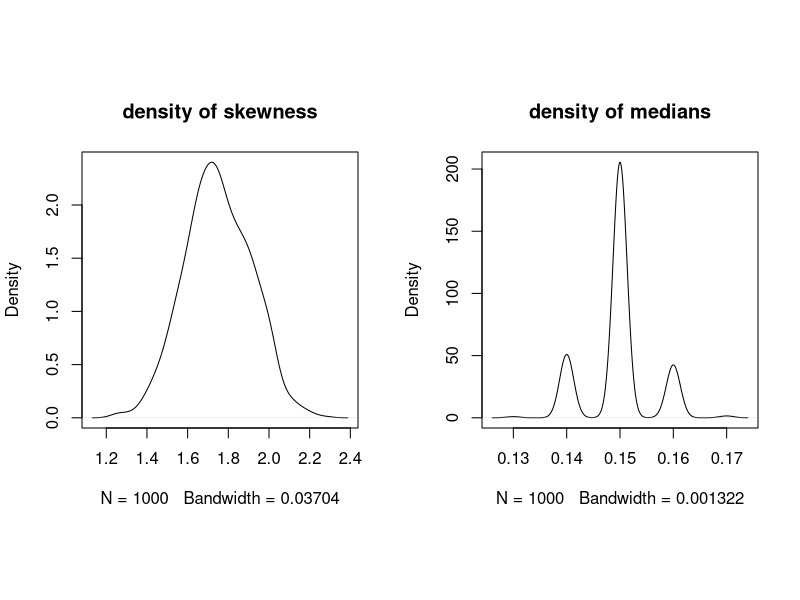
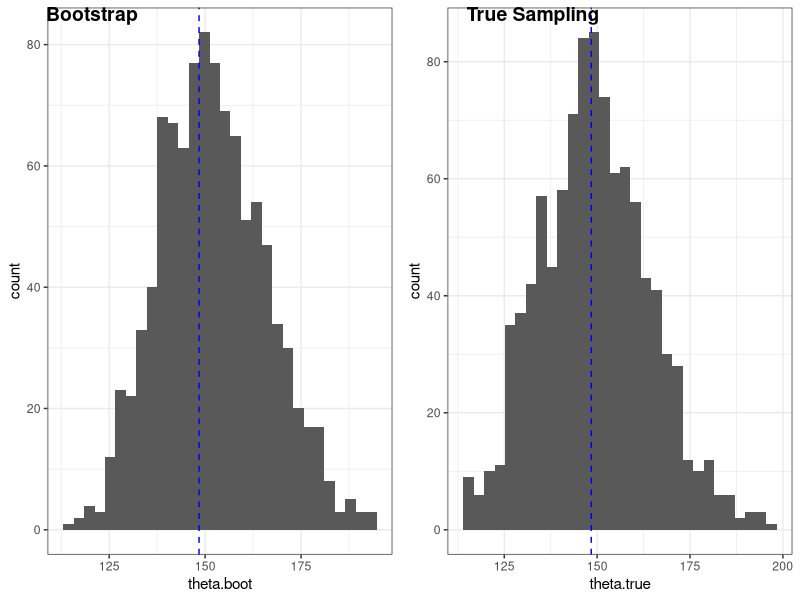
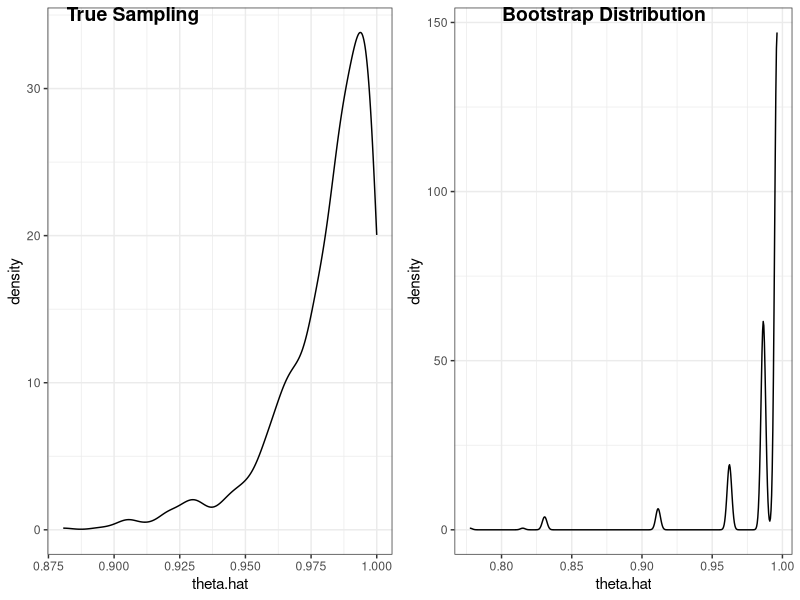
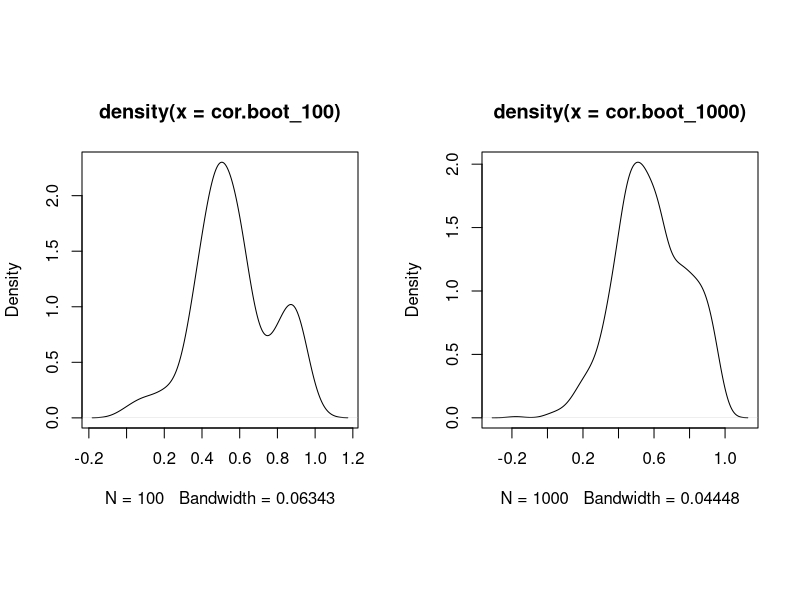
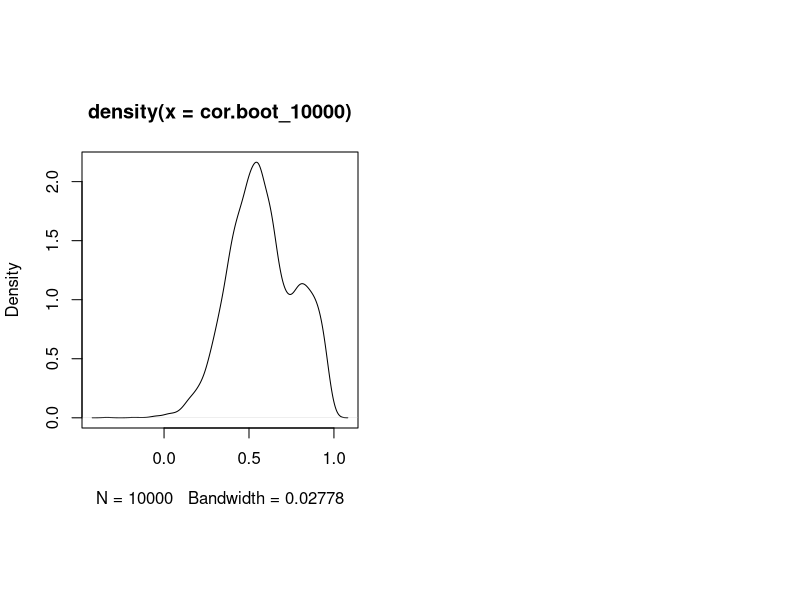

Source code (R) for these figures, in order:
## ---- chunk 1
knitr::opts_chunk$set(echo = TRUE)
library(tidyverse)
## ---- chunk 2
# Import dataset
nerve = read.table("nerve.dat", fill = T)
nerve = unlist(nerve) %>% na.omit() %>% as.numeric()
# Examine the sample size
sample_size = length(nerve); sample_size
## ---- chunk 3
# Define the function of skewness
skew.function = function(x) {
  mean((x - mean(x))^3)/mean((x - mean(x))^2)^(3/2)
}

# Calculate the skewness point estimate for nerve
nerve.skew = skew.function(nerve); nerve.skew

# Check the median of nerve
nerve.median = median(nerve); nerve.median

# Bootstrap
set.seed(1029)
n.boot = 1000
skewness = numeric(n.boot)
medians = numeric(n.boot)
for (i in 1:n.boot) {
  sample.data = sample(nerve, size = sample_size, replace = T)
  skewness[i] = skew.function(sample.data)
  medians[i] = median(sample.data)
}
par(mfrow = c(1, 2), pty = "s")
plot(density(skewness), main = "density of skewness")
plot(density(medians), main = "density of medians")
## ---- chunk 4
# Calculate CI for skewness
skewness.ci.normal = c(
  low = nerve.skew + qnorm(0.025)*sd(skewness),
  high = nerve.skew + qnorm(0.975)*sd(skewness),
  length = qnorm(0.975)*sd(skewness) - qnorm(0.025)*sd(skewness)
)

skewness.ci.pivot = c(
  low = 2*nerve.skew - quantile(skewness, 0.975),
  high = 2*nerve.skew - quantile(skewness, 0.025),
  length = -quantile(skewness, 0.025) + quantile(skewness, 0.975)
)

skewness.ci.percentile = c(
  low = quantile(skewness, 0.025),
  high = quantile(skewness, 0.975),
  length = quantile(skewness, 0.975) - quantile(skewness, 0.025)
)
rbind(skewness.ci.normal, skewness.ci.pivot, skewness.ci.percentile) %>% as.data.frame() %>% knitr::kable()

# Calculate CI for medians
median.ci.normal = c(
  low = nerve.median + qnorm(0.025)*sd(medians),
  high = nerve.median + qnorm(0.975)*sd(medians),
  length = qnorm(0.975)*sd(medians) - qnorm(0.025)*sd(medians)
)
median.ci.pivot = c(
  low = 2*nerve.median - quantile(medians, 0.975),
  high = 2*nerve.median - quantile(medians, 0.025),
  length = -quantile(medians, 0.025) + quantile(medians, 0.975)
)

median.ci.percentile = c(
  low = quantile(medians, 0.025),
  high = quantile(medians, 0.975),
  length = quantile(medians, 0.975) - quantile(medians, 0.025)
)
rbind(median.ci.normal, median.ci.pivot, median.ci.percentile) %>% as.data.frame() %>% knitr::kable()

## ---- chunk 5
# Import data
treatments = data.frame(placebo = c( 9243,  9671, 11792, 13357,  9055,  6290, 12412, 18806),
                            old = c(17649, 12013, 19979, 21816, 13850,  9806, 17208, 29044),
                            new = c(16449, 14614, 17274, 23798, 12560, 10157, 16570, 26325))

treatments$`old-placebo` = treatments$old - treatments$placebo
treatments$`new-old` = treatments$new - treatments$old
treatments %>% knitr::kable()

sample.size = nrow(treatments)

# Define function of bioequivalence
theta = function(y, z) {
  mean(y)/mean(z)
}
theta_abs = function(y, z) {
  abs(mean(y)/mean(z))
}
z = treatments$`old-placebo`
y = treatments$`new-old`

theta.estimate = theta_abs(y, z); theta.estimate
## ---- chunk 6
# Bootstrap
set.seed(1029)
n.boot = 1000
theta_boot = numeric(n.boot)
theta_abs_boot = numeric(n.boot)
for (i in 1:n.boot) {
  row_n = sample(1:sample.size, size = sample.size, replace = T)
  theta_boot[i] = theta(treatments$`new-old`[row_n], treatments$`old-placebo`[row_n])
  theta_abs_boot[i] = theta_abs(treatments$`new-old`[row_n], treatments$`old-placebo`[row_n])
}

# Bootstrap results for absolute value of theta
summary(unlist(theta_abs_boot))
sd(unlist(theta_abs_boot))

# Bootstrap results for theta
summary(unlist(theta_boot))
sd(unlist(theta_boot))

# Construct 95% CI
theta_abs_boot = unlist(theta_abs_boot)
theta_boot = unlist(theta_boot)
# (1) Normal method
CI.theta.normal = c(
  lower = theta.estimate + qnorm(0.025)*sd(theta_boot), 
  upper = theta.estimate + qnorm(0.975)*sd(theta_boot),
  length_of_CI = qnorm(0.975)*sd(theta_boot)-qnorm(0.025)*sd(theta_boot)
)

# (2) Pivotal method
CI.theta.pivot = c(
  lower = 2*theta.estimate - quantile(theta_boot, 0.975), 
  upper = 2*theta.estimate - quantile(theta_boot, 0.025),
  length_of_CI = - quantile(theta_boot, 0.025) + quantile(theta_boot, 0.975)
)

# (3) Percentile method
CI.theta.pencentile = c(
  lower = quantile(theta_abs_boot, 0.025), 
  upper = quantile(theta_abs_boot, 0.975),
  length_of_CI = quantile(theta_abs_boot, 0.975)- quantile(theta_abs_boot, 0.025)
)

# Check the results
rbind(CI.theta.normal, CI.theta.pivot, CI.theta.pencentile)
## ---- chunk 7
# Create data from Normal distribution with mean 5 and sd 1
set.seed(20201111)
x = rnorm(100, mean = 5, sd = 1)
n = length(x)

# Define the function for theta
theta = function(x) {exp(mean(x))}

# Point estimation
theta.hat = theta(x); theta.hat

# Bootstrap
n.sim = 1000
theta.boot = xbar.boot = numeric(n.sim)
for (i in 1:n.sim) {
  x.sample = sample(x, size = n, replace = T)
  theta.boot[i] = theta(x.sample)
  xbar.boot[i] = mean(x.sample)
}

# (1) normal method
CI.normal.theta = c(
  lower = theta.hat + qnorm(0.025)*sd(theta.boot), 
  upper = theta.hat + qnorm(0.975)*sd(theta.boot),
  length_of_CI = qnorm(0.975)*sd(theta.boot)-qnorm(0.025)*sd(theta.boot)
)

# (2) pivotal method
CI.pivot.thata = c(
  lower = 2*theta.hat - quantile(theta.boot, 0.975), 
  upper = 2*theta.hat - quantile(theta.boot, 0.025),
  length_of_CI = - quantile(theta.boot, 0.025) + quantile(theta.boot, 0.975)
)

# (3) percentile method
CI.percent.theta = c(
  lower = quantile(theta.boot, 0.025), 
  upper = quantile(theta.boot, 0.975),
  length_of_CI = quantile(theta.boot, 0.975)- quantile(theta.boot, 0.025)
)

# Check the results
rbind(CI.normal.theta, CI.pivot.thata, CI.percent.theta)

theta.boot = theta.boot %>% as.data.frame()
colnames(theta.boot) = c("theta.boot")

# Generate true sampling distribution
theta.true = numeric(n.sim)
for (i in 1:n.sim) {
  true.sample = rnorm(100, 5, 1)
  theta.true[i] = theta(true.sample)
}

theta.true = theta.true %>% as.data.frame()
colnames(theta.true) = c("theta.true")

library(ggpubr)
boot.plot = 
theta.boot %>% 
  ggplot(aes(x = theta.boot)) + geom_histogram() + theme_bw() + geom_vline(xintercept = exp(5), linetype = "dashed", color = "blue")


true.plot = theta.true %>% 
  ggplot(aes(x = theta.true)) + geom_histogram() + theme_bw() + geom_vline(xintercept = exp(5), linetype = "dashed", color = "blue")

ggarrange(boot.plot, true.plot,
          labels = c("Bootstrap", "True Sampling"))
## ---- chunk 8
# Generate the sample data
set.seed(1029)
theta = 1
x = runif(50, 0, theta)
n = length(x)

# point estimate
theta.max = max(x); theta.max

# bootstrap
n.sim = 1000
max.theta = numeric(length = n.sim)
for (i in 1:n.sim) {
  x.new = sample(x, size = n, replace = T)
  max.theta[i] = max(x.new)
}

# 95% bootstrap confidence interval for theta hat
# (1) normal method
CI.normal.max = c(
  lower = theta.max + qnorm(0.025)*sd(max.theta),
  upper = theta.max + qnorm(0.975)*sd(max.theta),
  length_of_CI = qnorm(0.975)*sd(max.theta)-qnorm(0.025)*sd(max.theta)
)

# (2) pivital method
CI.pivot.max = c(
  lower = 2*theta.max - quantile(max.theta, 0.975), 
  upper = 2*theta.max - quantile(max.theta, 0.025),
  length_of_CI = - quantile(max.theta, 0.025) + quantile(max.theta, 0.975)
)

# (3) percentile method
CI.percent.max = c(
  lower = quantile(max.theta, 0.025), 
  upper = quantile(max.theta, 0.975),
  length_of_CI = quantile(max.theta, 0.975)- quantile(max.theta, 0.025)
)

# Check results
rbind(CI.normal.max, CI.pivot.max, CI.percent.max)
## ---- chunk 9
# bootstrap distribution of thetahat
theta.boot = max.theta %>% as.data.frame()
colnames(theta.boot) = c("theta.hat")

distribution.boot = 
  theta.boot %>% 
  ggplot(aes(x = theta.hat)) + geom_density() + theme_bw()

# generate true sampling distribution
theta.true = numeric(n.sim)
set.seed(1029)
for (i in 1:n.sim) {
  newsample = runif(50, 0, theta)
  theta.true[i] = max(newsample)
}

theta.true = theta.true %>% as.data.frame()
colnames(theta.true) = c("theta.hat")

distribution.true = 
  theta.true %>% 
  ggplot(aes(x = theta.hat)) + geom_density() + theme_bw()

ggarrange(distribution.true,
          distribution.boot,
          labels = c("True Sampling",
                     "Bootstrap Distribution"))
## ---- chunk 10
# define function
m_outof_n_bootstrap = function(n=50, m=10, replace = T){
set.seed(1029) 
theta = 1
x = runif(n, 0, theta)
# Bootstrap (max)
B = 1000
B.max = numeric(length = B) 

for (i in 1:B) {
x.new = sample(x, size = m, replace = replace)
B.max[i] = max(x.new)}
# percentile method
CI.percent.max = c(lower = quantile(B.max, 0.025), upper = quantile(B.max, 0.975),
length_of_CI = quantile(B.max, 0.975)- quantile(B.max, 0.025))
return(CI.percent.max)
}

m_outof_n_bootstrap(n = 50, m = 10, replace = T)
m_outof_n_bootstrap(n = 50, m = 10, replace = F)
m_outof_n_bootstrap(n = 500, m = 10, replace = T)
m_outof_n_bootstrap(n = 500, m = 10, replace = F)
## ---- chunk 11
# Import data
scores = data.frame( GPA = c(3.39, 3.30, 2.81, 3.03, 
                             3.44, 3.07, 3.00, 3.43, 
                             3.36, 3.13, 3.12, 2.74,
                             2.76, 2.88, 3.96), 
                     LSAT = c(576, 635, 558, 578, 
                              666, 580, 555, 661, 
                              651, 605, 653, 575, 
                              545, 572, 594))

# Sample size
n = nrow(scores)

# point estimate
cor.hat = cor(scores$GPA, scores$LSAT)
cor.hat

# Bootstrap
set.seed(1029)
n.sim = c(100, 1000, 10000)
cor.boot_100 = numeric(n.sim[1])
cor.boot_1000 = numeric(n.sim[2])
cor.boot_10000 = numeric(n.sim[3])

for (i in 1:n.sim[1]) {
  idx = sample(1:n, size = n, replace = T)
  cor.boot_100[i] = cor(scores$GPA[idx], scores$LSAT[idx])
}

for (i in 1:n.sim[2]) {
  idx = sample(1:n, size = n, replace = T)
  cor.boot_1000[i] = cor(scores$GPA[idx], scores$LSAT[idx])
}

for (i in 1:n.sim[3]) {
  idx = sample(1:n, size = n, replace = T)
  cor.boot_10000[i] = cor(scores$GPA[idx], scores$LSAT[idx])
}

plot(density(cor.boot_100))
plot(density(cor.boot_1000))
plot(density(cor.boot_10000))
## ---- chunk 12
# (1) normal method
CI.normal.cor = data.frame(n.sim = n.sim,
                           lower = sapply(n.sim, function(b) cor.hat + qnorm(0.025)*sd(cor.boot_10000[1:b])), 
                           upper = sapply(n.sim, function(b) cor.hat + qnorm(0.975)*sd(cor.boot_10000[1:b])))

# (2) pivot method
CI.pivot.cor = data.frame(n.sim = n.sim,
                          lower = sapply(n.sim, function(b) 2*cor.hat - quantile(cor.boot_10000[1:b], 0.975)), 
                          upper = sapply(n.sim, function(b) 2*cor.hat - quantile(cor.boot_10000[1:b], 0.025)))

# (3) pencentile method
CI.percent.cor = data.frame(n.sim = n.sim,
                            lower = sapply(n.sim, function(b) quantile(cor.boot_10000[1:b], 0.025)), 
                            upper = sapply(n.sim, function(b) quantile(cor.boot_10000[1:b], 0.975)))
